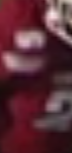
#> input picture media/temple_sample.png, 72 x 153 px, found by its file name
$ python classify_team.py
#> lines starting #> are read from the running program, lines starting #| are printed output that depends on the picture; after the words box and inside, x2 and y2 are one past the last pixel; in counts of white or black regions, pixels touching at a corner belong together
import cv2
import numpy as np
import os

temple_sample = cv2.imread('media/temple_sample.png') # load the base jersey image
#> temple_sample is the input picture: shape (153, 72, 3); mean B, G, R 53.4, 44.5, 89.2
temple_hsv = cv2.cvtColor(temple_sample, cv2.COLOR_BGR2HSV) # convert the jersey image into hsv
#> temple_hsv: shape (153, 72, 3); mean H, S, V 162.6, 142.1, 89.2
mu, sig = cv2.meanStdDev(temple_hsv) # find the mean colour of the base jersey image
#> mu = [162.6, 142.1, 89.24]; sig = [41.02, 61.14, 39.85]
devs = 1 # tolerance

def classify_person(image, red_threshold=250):
    if image is None:
        return False
    if image.size == 0:
        return False

    hsv = cv2.cvtColor(image, cv2.COLOR_BGR2HSV)
    red_mask = cv2.inRange(hsv, mu - devs * sig, mu + devs * sig)
    masked = cv2.bitwise_and(image, image, mask=red_mask)

    if cv2.countNonZero(red_mask) > red_threshold:
        return False
    else:
        return True

    # cv2.imshow('image', image)
    # cv2.waitKey(0)
    # cv2.destroyAllWindows()

if __name__ == '__main__':
    prefix = 'media/players/'
    images = os.listdir(prefix)
    images.sort()

    for image in images:
        print(f'{image} : {classify_person(cv2.imread(prefix + image))}')
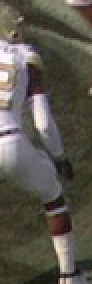
#> input picture media/players/0.png, 46 x 142 px, found by its file name (shown 2 times larger)
#> in classify_person, `hsv = cv2.cvtColor(image, cv2.COLOR_BGR2HSV)`: hsv: shape (142, 46, 3); mean H, S, V 52.6, 55, 91.2
#> in classify_person, image is the input picture: shape (142, 46, 3); mean B, G, R 76.8, 86.2, 89.8
#> in classify_person, `red_mask = cv2.inRange(hsv, mu - devs * sig, mu + devs * sig)`:
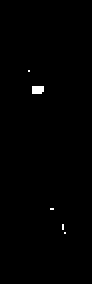
#> red_mask: shape (142, 46) (shown 2 times larger); 0.46% white; 5 white regions (4 under 20 px), largest, box (x1, y1, x2, y2) and area: (16, 43, 22, 47) 23
#> pass 2 of the loop `for image in images:`:
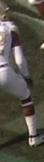
#> input picture media/players/1.png, 44 x 162 px, found by its file name
#> hsv: shape (162, 44, 3); mean H, S, V 50.1, 58.3, 85.3
#> in classify_person, image is the input picture: shape (162, 44, 3); mean B, G, R 70.6, 80.4, 83.8
#> in classify_person (call 2), `red_mask = cv2.inRange(hsv, mu - devs * sig, mu + devs * sig)`:
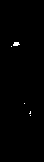
#> red_mask: shape (162, 44); 0.41% white; 5 white regions (4 under 20 px), largest, box (x1, y1, x2, y2) and area: (13, 42, 20, 46) 22
#> masked: shape (162, 44, 3)
#> pass 3 of the loop `for image in images:`:
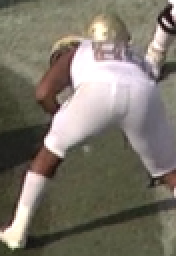
#> input picture media/players/158.png, 88 x 128 px, found by its file name (shown 2 times larger)
#> hsv: shape (128, 88, 3); mean H, S, V 47.6, 48.2, 123.3
#> in classify_person, image is the input picture: shape (128, 88, 3); mean B, G, R 105.1, 116.5, 122.7
#> in classify_person (call 3), `red_mask = cv2.inRange(hsv, mu - devs * sig, mu + devs * sig)`:
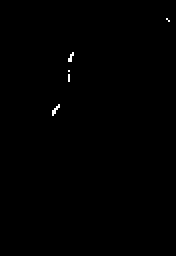
#> red_mask: shape (128, 88) (shown 2 times larger); 0.22% white in thin lines or dots, all inside (x1, y1, x2, y2) = (26, 9, 85, 58)
#> masked: shape (128, 88, 3)
